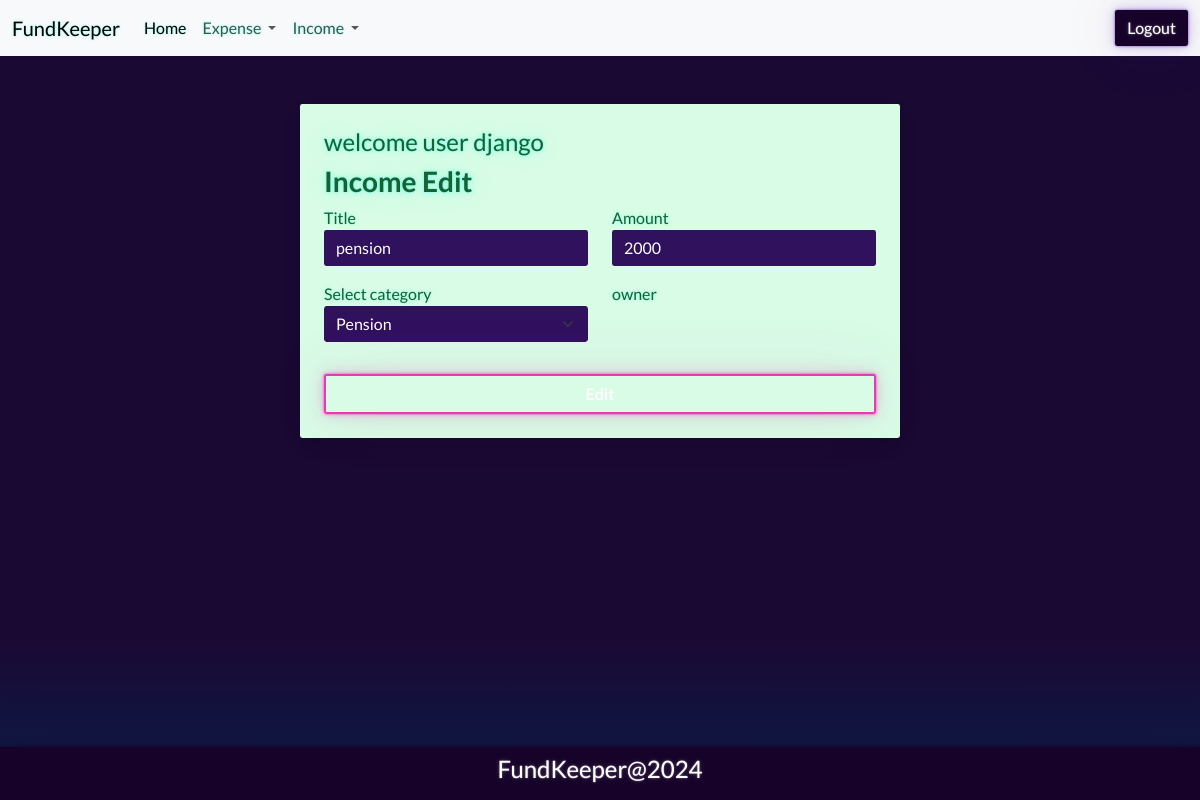
/income/4/change/ (signed in), run on the app's committed database.
### budget/models.py (models this page shows, shortened)
class Income(models.Model):
    title=models.CharField(max_length=200)
    amount=models.PositiveIntegerField()
    income_categories = (
        ("Salary", "Salary"),
        ("Business", "Business"),
        ("Investment", "Investment"),
        ("Rental", "Rental"),
        ("Interest", "Interest"),
        ("Dividend", "Dividend"),
        ("Royalty", "Royalty"),
        ("Capital", "Capital"),
        ("Pension", "Pension"),
        ("SocialSecurity", "SocialSecurity")
    )
    category=models.CharField(max_length=200,choices=income_categories,default="Salary")
    user_object=models.ForeignKey(User,on_delete=models.CASCADE)
    created_date=models.DateTimeField(auto_now_add=True)

### budget/views.py (the view, shortened to what this page needs)
# urls.py: path('income/<int:pk>/change/',views.IncomeUpdateView.as_view(),name='income-edit'),
@method_decorator(signin_required,name="dispatch")
class IncomeUpdateView(View):
    def get(self,request,*args, **kwargs):
        id=kwargs.get("pk")
        income_object=Income.objects.get(id=id)
        form_instance=IncomeForm(instance=income_object)
        return render(request,"income_edit.html",{"form":form_instance})

### budget/forms.py
class IncomeForm(forms.ModelForm):
    class Meta:
        model=Income
        exclude=("id","created_date","user_object")
        widgets={
            "title":forms.TextInput(attrs={"class":"form-control"}),
            "amount":forms.NumberInput(attrs={"class":"form-control"}),
            "category":forms.Select(attrs={"class":"form-control form-select"}),
        }

### budget/templates/income_edit.html (shortened to what this page needs)
{%extends 'base.html'%}
{%block main_block%}
<div class="container border shadow my-5 p-4 w-50 mx-auto rounded bg-success-subtle text-success-emphasis">
    <h4>welcome user {{request.user}}</h4>
    <form action="" method="post">
        <h3 class="fw-bold">Income  Edit</h3>
        <div class="mb-3">
            <div class="row">
                <div class="col-6">
                    <label for="">Title</label>
                    {{form.title}}
                </div>
                <div class="col-6">
                    <label for="">Amount</label>
                    {{form.amount}}
                </div>
            </div>
        </div>
        <div class="mb-3">
            <div class="row">
                <div class="col-6">
                    <label for="">Select category</label>
                    {{form.category}}
                </div>
                <div class="col-6">
                    <label for="">owner</label>
                </div>
            </div>
        </div>
        <button type="submit" class="form-control btn btn-outline-secondary fw-bold mt-3">Edit</button>
    </form>
</div>
{%endblock%}

### data on the page
Income: title "pension", amount "2000", category "Pension"

### other printed values
{{ request.user }} "django"
